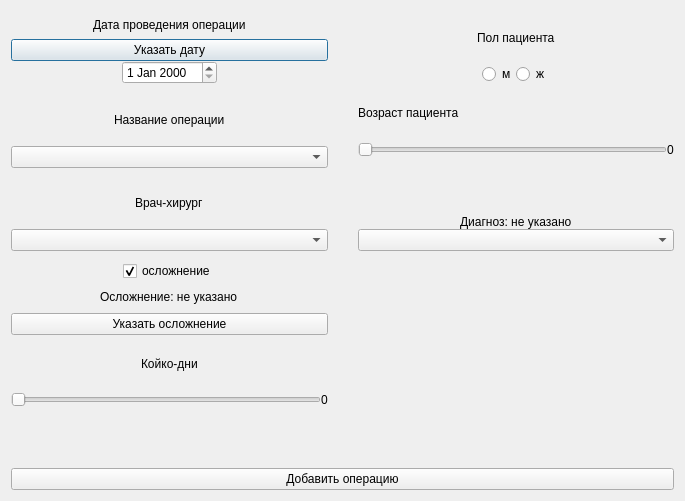
<?xml version="1.0" encoding="UTF-8"?>
<ui version="4.0">
 <class>OperationAddForm</class>
 <widget class="QDialog" name="OperationAddForm">
  <property name="geometry">
   <rect>
    <x>0</x>
    <y>0</y>
    <width>685</width>
    <height>501</height>
   </rect>
  </property>
  <property name="windowTitle">
   <string>Dialog</string>
  </property>
  <layout class="QHBoxLayout" name="horizontalLayout_4">
   <item>
    <layout class="QGridLayout" name="gridLayout">
     <property name="horizontalSpacing">
      <number>30</number>
     </property>
     <property name="verticalSpacing">
      <number>10</number>
     </property>
     <item row="5" column="0">
      <layout class="QVBoxLayout" name="verticalLayout_5">
       <item alignment="Qt::AlignHCenter">
        <widget class="QLabel" name="label_4">
         <property name="text">
          <string>Койко-дни</string>
         </property>
        </widget>
       </item>
       <item>
        <layout class="QHBoxLayout" name="horizontalLayout">
         <item>
          <widget class="QSlider" name="horizontalSlider">
           <property name="maximum">
            <number>200</number>
           </property>
           <property name="orientation">
            <enum>Qt::Horizontal</enum>
           </property>
          </widget>
         </item>
         <item>
          <widget class="QLabel" name="label_days">
           <property name="text">
            <string>0</string>
           </property>
          </widget>
         </item>
        </layout>
       </item>
      </layout>
     </item>
     <item row="1" column="0">
      <layout class="QVBoxLayout" name="verticalLayout_2">
       <item alignment="Qt::AlignHCenter|Qt::AlignVCenter">
        <widget class="QLabel" name="label_2">
         <property name="text">
          <string>Название операции</string>
         </property>
        </widget>
       </item>
       <item>
        <widget class="QComboBox" name="comboBox_operations"/>
       </item>
      </layout>
     </item>
     <item row="0" column="0">
      <layout class="QVBoxLayout" name="verticalLayout">
       <item alignment="Qt::AlignHCenter">
        <widget class="QLabel" name="label">
         <property name="text">
          <string>&lt;html&gt;&lt;head/&gt;&lt;body&gt;&lt;p&gt;Дата проведения операции&lt;/p&gt;&lt;/body&gt;&lt;/html&gt;</string>
         </property>
        </widget>
       </item>
       <item>
        <widget class="QPushButton" name="pushButton_choose_date">
         <property name="text">
          <string>Указать дату</string>
         </property>
        </widget>
       </item>
       <item alignment="Qt::AlignHCenter">
        <widget class="QDateEdit" name="dateEdit"/>
       </item>
      </layout>
     </item>
     <item row="2" column="0">
      <layout class="QVBoxLayout" name="verticalLayout_3">
       <item alignment="Qt::AlignHCenter|Qt::AlignVCenter">
        <widget class="QLabel" name="label_3">
         <property name="text">
          <string>Врач-хирург</string>
         </property>
        </widget>
       </item>
       <item>
        <widget class="QComboBox" name="comboBox_surgeons"/>
       </item>
      </layout>
     </item>
     <item row="1" column="1">
      <layout class="QVBoxLayout" name="verticalLayout_7">
       <item>
        <widget class="QLabel" name="label_6">
         <property name="text">
          <string>Возраст пациента</string>
         </property>
        </widget>
       </item>
       <item>
        <layout class="QHBoxLayout" name="horizontalLayout_3">
         <item>
          <widget class="QSlider" name="horizontalSlider_pat_age">
           <property name="minimum">
            <number>1</number>
           </property>
           <property name="maximum">
            <number>120</number>
           </property>
           <property name="orientation">
            <enum>Qt::Horizontal</enum>
           </property>
          </widget>
         </item>
         <item>
          <widget class="QLabel" name="label_pat_age">
           <property name="text">
            <string>0</string>
           </property>
          </widget>
         </item>
        </layout>
       </item>
      </layout>
     </item>
     <item row="4" column="0">
      <layout class="QVBoxLayout" name="verticalLayout_4">
       <item alignment="Qt::AlignHCenter">
        <widget class="QCheckBox" name="checkBox">
         <property name="text">
          <string>осложнение</string>
         </property>
         <property name="checked">
          <bool>true</bool>
         </property>
        </widget>
       </item>
       <item alignment="Qt::AlignHCenter">
        <widget class="QLabel" name="label_sequela">
         <property name="text">
          <string>Осложнение: не указано</string>
         </property>
        </widget>
       </item>
       <item>
        <widget class="QPushButton" name="pushButton_sequela">
         <property name="text">
          <string>Указать осложнение</string>
         </property>
        </widget>
       </item>
      </layout>
     </item>
     <item row="7" column="0" colspan="2">
      <widget class="QPushButton" name="pushButton_add_op">
       <property name="text">
        <string>Добавить операцию</string>
       </property>
      </widget>
     </item>
     <item row="0" column="1">
      <layout class="QVBoxLayout" name="verticalLayout_6">
       <item alignment="Qt::AlignHCenter">
        <widget class="QLabel" name="label_5">
         <property name="text">
          <string>Пол пациента</string>
         </property>
        </widget>
       </item>
       <item>
        <layout class="QHBoxLayout" name="horizontalLayout_2">
         <item>
          <spacer name="horizontalSpacer_2">
           <property name="orientation">
            <enum>Qt::Horizontal</enum>
           </property>
           <property name="sizeHint" stdset="0">
            <size>
             <width>40</width>
             <height>20</height>
            </size>
           </property>
          </spacer>
         </item>
         <item>
          <widget class="QRadioButton" name="radioButton_gender_m">
           <property name="text">
            <string>м</string>
           </property>
          </widget>
         </item>
         <item>
          <widget class="QRadioButton" name="radioButton_gender_f">
           <property name="text">
            <string>ж</string>
           </property>
          </widget>
         </item>
         <item>
          <spacer name="horizontalSpacer">
           <property name="orientation">
            <enum>Qt::Horizontal</enum>
           </property>
           <property name="sizeHint" stdset="0">
            <size>
             <width>40</width>
             <height>20</height>
            </size>
           </property>
          </spacer>
         </item>
        </layout>
       </item>
      </layout>
     </item>
     <item row="2" column="1">
      <layout class="QVBoxLayout" name="verticalLayout_8">
       <item alignment="Qt::AlignHCenter|Qt::AlignBottom">
        <widget class="QLabel" name="label_diagnosis">
         <property name="text">
          <string>Диагноз: не указано</string>
         </property>
        </widget>
       </item>
       <item>
        <widget class="QComboBox" name="comboBox_diagnosis"/>
       </item>
      </layout>
     </item>
     <item row="6" column="0">
      <spacer name="verticalSpacer">
       <property name="orientation">
        <enum>Qt::Vertical</enum>
       </property>
       <property name="sizeType">
        <enum>QSizePolicy::Preferred</enum>
       </property>
       <property name="sizeHint" stdset="0">
        <size>
         <width>20</width>
         <height>40</height>
        </size>
       </property>
      </spacer>
     </item>
    </layout>
   </item>
  </layout>
 </widget>
 <resources/>
 <connections/>
</ui>
